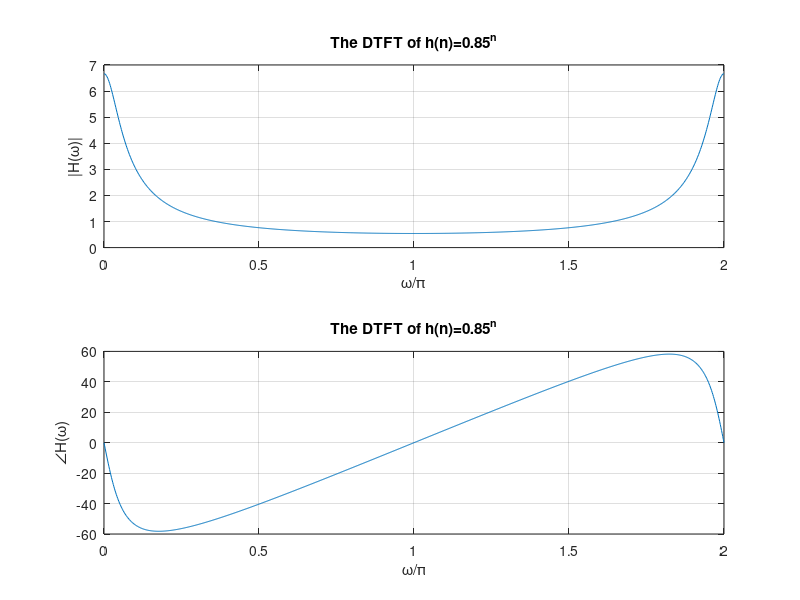
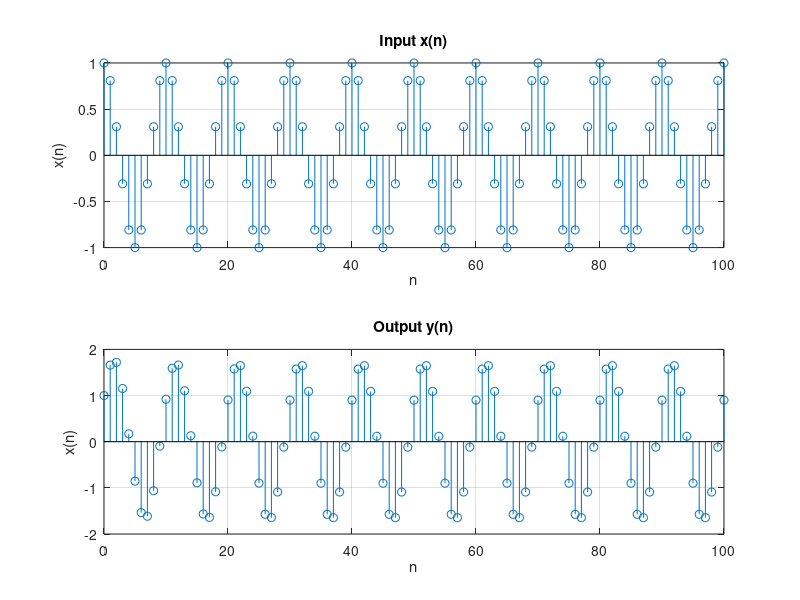

Here is the MATLAB script that generated these plots, in order: (Note: this script raises an error after producing the figures.)
% MATLAB HEADER
% Joseph Almeida
% CECS 463 SOC II Sp18
% Assignment #6 Due: 2/26/2018
clc; clear all; close all; format compact;
fprintf('Lab 6 -- The Discrete Time Fourier Transform(DTFT)\n');
str=datestr(now); fprintf('Matlab Time Stamp: %s\n',str);

%% Problem 1
N=1000; n=0:100; h=(0.85).^n; k= 0:N; w=2*pi*k/N;
H=h*exp(-1j*(n'*w)); Hm=abs(H); Ha=angle(H);
figure(1);
subplot(2,1,1); plot(w/pi,Hm); grid on;
title('The DTFT of h(n)=0.85^n'); xlabel('\omega/\pi'); ylabel('|H(\omega)|');

subplot(2,1,2); plot(w/pi,Ha*180/pi); grid on;
title('The DTFT of h(n)=0.85^n'); xlabel('\omega/\pi'); ylabel('\angleH(\omega)');
fprintf('Problem 1: See Figure 1\n');

%% Problem 2
w0=0.2*pi; x=cos(w0*n); 
figure(2);

subplot(2,1,1); stem(n,x); grid on;
title('Input x(n)'); xlabel('n'); ylabel('x(n)');

y=conv(x,h); y=y((1:length(x))); %Truncates the output
subplot(2,1,2); stem(n,y); grid on;
title('Output y(n)'); xlabel('n');ylabel('x(n)');
fprintf('Problem 2: y(n)= |H(w==w0)| cos( w0 (n+ Ha(w==w0)/w0 )\n');

gain=Hm(w==w0);
fprintf(' Gain = %4.2f \n',gain);

phi=Ha(w==w0)/w0;
fprintf(' Phase shift = %4.2f samples\n',phi);

%% Problem 3
n=0:20; x=sin(0.25*pi*n); k=3; [xs,ns]=sigshift(x,n,k);
N=1000; w=2*pi*[0:N]/N;

Xs=xs*exp(-1j*ns'*w); Xsm=abs(Xs); Xsa= angle(Xs);
X=(x*exp(-1j*n'*w)).*exp(-1j*w*k); Xm=abs(X); Xa=angle(X);

MaxError=max(abs(X-Xs));
fprintf('Problem 3: Max Error(LHS-RHS = %6.4f) (see Figure 3)\n',MaxError);
figure(3);

subplot(2,2,1); plot(w/pi,Xsm); grid on; 
title('LHS: DTFT[x(n-k)]'); xlabel('\omega/\pi'); ylabel('|X(\omega)|');

subplot(2,2,3); plot(w/pi,Xsa*180/pi); grid on;
title('The DTFT[x(n-k)]'); xlabel('\omega/\pi'); ylabel('\angleX(\omega)');

subplot(2,2,2); plot(w/pi,Xm); grid on; 
title('RHS: DTFT[x(n)] e^{-jwk}'); xlabel('\omega/\pi'); ylabel('|X(\omega)|');

subplot(2,2,4); plot(w/pi,Xa*180/pi); grid on;
title('The DTFT[x(n)]'); xlabel('\omega/\pi'); ylabel('\angleX(\omega)');
%% Problem 4
clear all; 
N=1000; w=[-N:N]*pi/N; a=[1,0.8,-0.95]; na=0:2; b=[0.5]; nb=0:0;
H=(a*exp(-1j*na'*w))./(b*exp(-1j*nb'*w)); Hm=abs(H); Ha=angle(H);
figure(4);

subplot(2,1,1); plot(w/pi,Hm); grid on;
title('Problem 4: The DTFT H(\omega)'); xlabel('\omega/\pi'); ylabel('|H(\omega)|');

subplot(2,1,2); plot(w/pi,Ha*180/pi); grid on;
title('Problem 4: The DTFT H(\omega)'); xlabel('\omega/\pi'); ylabel('\angleH(\omega)');

fprintf('Problem 4: See Figure 4\n');
%% Problem 5
w0=0.05*pi;
fprintf('Problem 5: y(n)=|H(w0)|cos(w0(n+Ha(w0)/w0 for w0=%4.2f\x03c0 rad/sample\n', w0/pi);

gain=Hm(w==w0);
fprintf(' Gain = %4.2f \n',gain);

phi=Ha(w==w0)/w0;
fprintf(' Phase shift = %4.2f samples\n',phi);